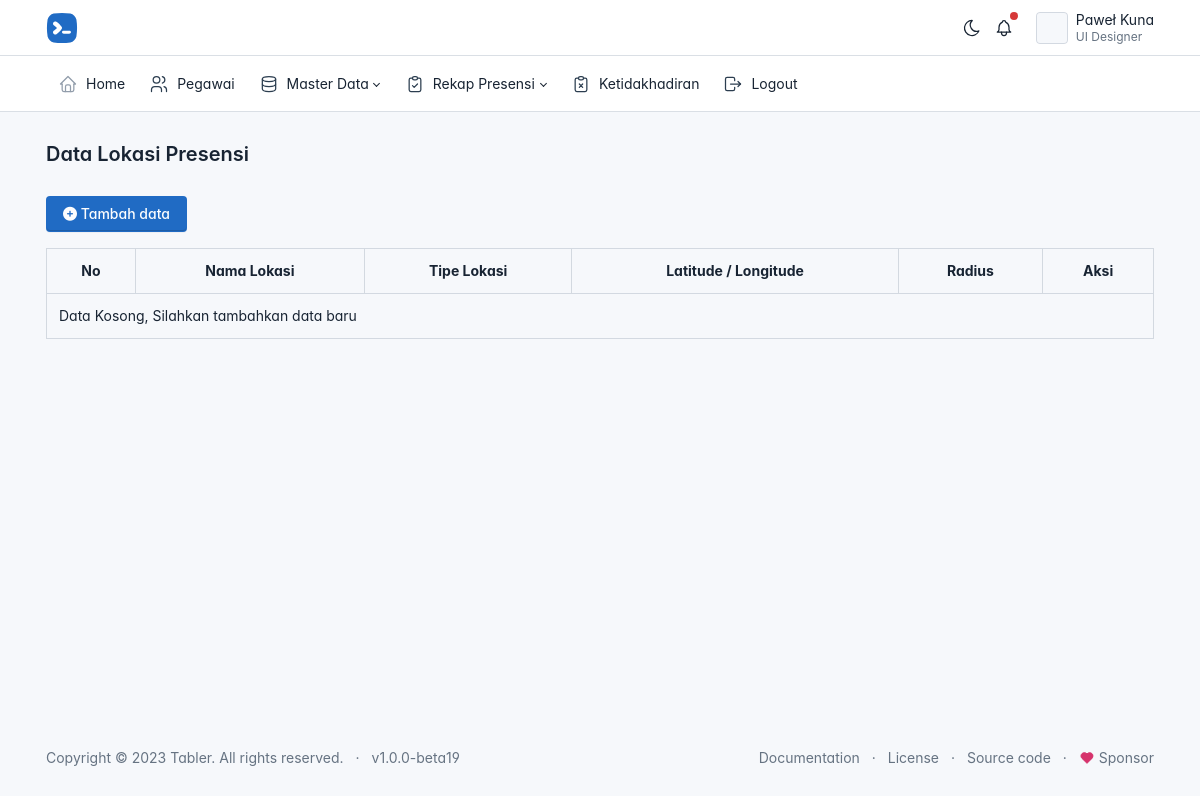
/admin/data_lokasi_presensi/lokasi_presensi.php (signed in), run on an earlier commit of the app's database.
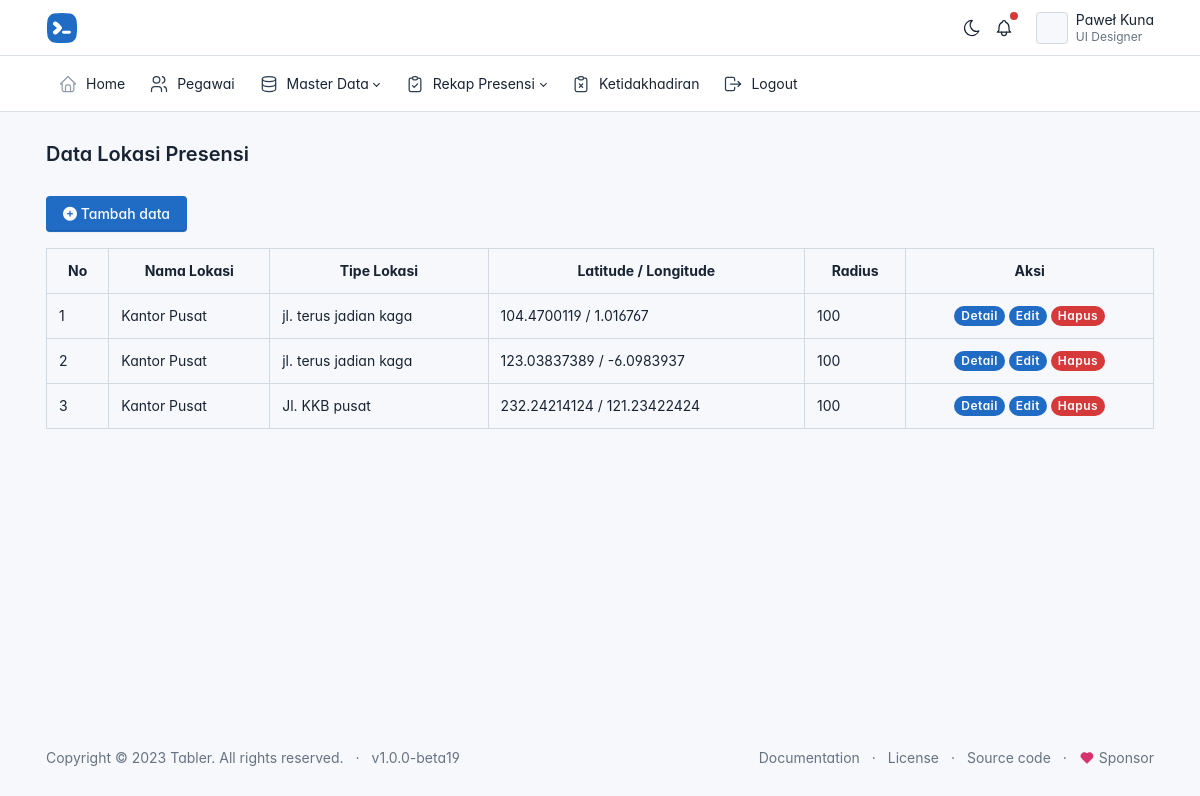
And on a later commit of the database.
### tables this page shows
CREATE TABLE `lokasi_presensi` (
  `id` int(11) NOT NULL,
  `nama_lokasi` varchar(255) NOT NULL,
  `alamat_lokasi` varchar(255) NOT NULL,
  `tipe_lokasi` varchar(255) NOT NULL,
  `latitude` varchar(50) NOT NULL,
  `longitude` varchar(50) NOT NULL,
  `radius` int(11) NOT NULL,
  `zona_waktu` varchar(4) NOT NULL,
  `jam_masuk` time NOT NULL,
  `jam_pulang` time NOT NULL
);

### config.php (called while the page is built, shortened)
<?php
function base_url($url = null)
{
    $base_url = 'http://localhost/presensi';
    if ($url != null) {
        return $base_url . "/".$url;
    }
    return $base_url;
}

### admin/data_lokasi_presensi/lokasi_presensi.php (the view, shortened to what this page needs)
<?php
$judul_halaman = "Data Lokasi Presensi";
include('../../admin/layout/header.php');
require_once('../../config.php');
$result = mysqli_query($connection, "SELECT * FROM lokasi_presensi ORDER BY id DESC") or die(mysqli_error($connection));
?>
<div class="page-body">
    <div class="container-xl">
        <a href="<?= base_url('admin/data_lokasi_presensi/tambah.php') ?>" class="btn btn-primary">
            <span class="text">
                <i class="fa-solid fa-circle-plus"></i>
                Tambah data
            </span>
        </a>
        <table class="table table-bordered mt-3">
            <tr class="text-center">
                <th>No</th>
                <th>Nama Lokasi</th>
                <th>Tipe Lokasi</th>
                <th>Latitude / Longitude</th>
                <th>Radius</th>
                <th>Aksi</th>
            </tr>
            <?php if (mysqli_num_rows($result) === 0) { ?>
                <tr>
                    <td colspan="6">Data Kosong, Silahkan tambahkan data baru</td>
                </tr>
            <?php } else { ?>
                <?php $no = 1;
                while ($lokasi = mysqli_fetch_array($result)) : ?>
                    <tr >
                        <td><?= $no++ ?></td>
                        <td><?= $lokasi['nama_lokasi'] ?></td>
                        <td><?= $lokasi['alamat_lokasi']  ?></td>
                        <td><?= $lokasi['longitude'] . ' / ' . $lokasi['latitude'] ?></td>
                        <td><?= $lokasi['radius'] ?></td>
                        <td class="text-center">
                            <a href="<?= base_url('admin/data_lokasi_presensi/detail.php?id=' . $lokasi['id']) ?>" class="badge badge-pill bg-primary">Detail</a>
                            <a href="<?= base_url('admin/data_lokasi_presensi/edit.php?id=' . $lokasi['id']) ?>" class="badge badge-pill bg-primary">Edit</a>
                            <a href="<?= base_url('admin/data_lokasi_presensi/hapus.php?id=' . $lokasi['id']) ?>" class="badge badge-pill bg-danger tombol-hapus">Hapus</a>
                        </td>
                    </tr>
                <?php endwhile; ?>
            <?php } ?>
        </table>
    </div>
</div>
<?php include('../layout/footer.php'); ?>

### admin/layout/header.php (shortened to what this page needs)
<?php
global $judul_halaman;
require_once('../../config.php')
?>
<!doctype html>
<html lang="en">
<head>
    <link href=" <?= base_url('assets/css/tabler.min.css?1684106062')?> " rel="stylesheet" />
    <link href=" <?= base_url('assets/css/tabler-vendors.min.css?1684106062')?>" rel="stylesheet" />
    <link href=" <?= base_url('assets/css/demo.min.css?1684106062')?>" rel="stylesheet" />
    <link rel="stylesheet" href="https://cdnjs.cloudflare.com/ajax/libs/font-awesome/6.5.2/css/all.min.css" />
</head>
<body>
    <div class="page">
        <header class="navbar navbar-expand-md d-print-none">
            <div class="container-xl">
                <h1 class="navbar-brand navbar-brand-autodark d-none-navbar-horizontal pe-0 pe-md-3">
                    <a href=".">
                        <img src="<?= base_url('assets/img/logo-small.svg') ?>" width="110" height="32" alt="Tabler" class="navbar-brand-image">
                    </a>
                </h1>
                <div class="navbar-nav flex-row order-md-last">
                    <div class="d-none d-md-flex">
                        <a href="?theme=dark" class="nav-link px-0 hide-theme-dark" title="Enable dark mode" data-bs-toggle="tooltip" data-bs-placement="bottom">
                        </a>
                        <div class="nav-item dropdown d-none d-md-flex me-3">
                            <a href="#" class="nav-link px-0" data-bs-toggle="dropdown" tabindex="-1" aria-label="Show notifications">
                                <span class="badge bg-red"></span>
                            </a>
                        </div>
                    </div>
                    <div class="nav-item dropdown">
                        <a href="#" class="nav-link d-flex lh-1 text-reset p-0" data-bs-toggle="dropdown" aria-label="Open user menu">
                            <span class="avatar avatar-sm" style="background-image: url(./static/avatars/000m.jpg)"></span>
                            <div class="d-none d-xl-block ps-2">
                                <div>Paweł Kuna</div>
                                <div class="mt-1 small text-muted">UI Designer</div>
                            </div>
                        </a>
                    </div>
                </div>
            </div>
        </header>
        <header class="navbar-expand-md">
            <div class="collapse navbar-collapse" id="navbar-menu">
                <div class="navbar">
                    <div class="container-xl">
                        <ul class="navbar-nav">
                            <li class="nav-item">
                                <a class="nav-link" href="<?= base_url('admin/home/home.php') ?>">
                                    <span class="nav-link-icon d-md-none d-lg-inline-block">
                                    </span>
                                    <span class="nav-link-title">
                                        Home
                                    </span>
                                </a>
                            </li>
                            <li class="nav-item">
                                <a class="nav-link" href="<?= base_url('admin/data_pegawai/pegawai.php') ?>">
                                    <span class="nav-link-icon d-md-none d-lg-inline-block">
                                    </span>
                                    <span class="nav-link-title">
                                        Pegawai
                                    </span>
                                </a>
                            </li>
                            <li class="nav-item dropdown">
                                <a class="nav-link dropdown-toggle" href="#navbar-base" data-bs-toggle="dropdown" data-bs-auto-close="outside" role="button" aria-expanded="false">
                                    <span class="nav-link-icon d-md-none d-lg-inline-block">
                                    </span>
                                    <span class="nav-link-title">
                                        Master Data
                                    </span>
                                </a>
                            </li>
                            <li class="nav-item dropdown">
                                <a class="nav-link dropdown-toggle" href="#navbar-base" data-bs-toggle="dropdown" data-bs-auto-close="outside" role="button" aria-expanded="false">
                                    <span class="nav-link-icon d-md-none d-lg-inline-block">
                                    </span>
                                    <span class="nav-link-title">
                                        Rekap Presensi
                                    </span>
                                </a>
                            </li>
                            <li class="nav-item">
                                <a class="nav-link" href="<?= base_url('admin/data_ketidakhadiran/ketidakhadiran.php') ?>">
                                    <span class="nav-link-icon d-md-none d-lg-inline-block">
                                    </span>
                                    <span class="nav-link-title">
                                        Ketidakhadiran
                                    </span>
                                </a>
                            </li>
                            <li class="nav-item">
                                <a class="nav-link" href="<?= base_url('auth/logout.php') ?>">
                                    <span class="nav-link-icon d-md-none d-lg-inline-block">
                                    </span>
                                    <span class="nav-link-title">
                                        Logout
                                    </span>
                                </a>
                            </li>
                        </ul>
                    </div>
                </div>
            </div>
        </header>
        <div class="page-wrapper">
            <div class="page-header d-print-none">
                <div class="container-xl">
                    <div class="row g-2 align-items-center">
                        <div class="col">
                            <h2 class="page-title">
                                <?= $judul_halaman ?>
                            </h2>
                        </div>
                    </div>
                </div>
            </div>

### admin/layout/footer.php (shortened to what this page needs)
<footer class="footer footer-transparent d-print-none">
    <div class="container-xl">
        <div class="row text-center align-items-center flex-row-reverse">
            <div class="col-lg-auto ms-lg-auto">
                <ul class="list-inline list-inline-dots mb-0">
                    <li class="list-inline-item"><a href="https://tabler.io/docs" target="_blank" class="link-secondary" rel="noopener">Documentation</a></li>
                    <li class="list-inline-item"><a href="./license.html" class="link-secondary">License</a></li>
                    <li class="list-inline-item"><a href="https://github.com/tabler/tabler" target="_blank" class="link-secondary" rel="noopener">Source code</a></li>
                    <li class="list-inline-item">
                        <a href="https://github.com/sponsors/codecalm" target="_blank" class="link-secondary" rel="noopener">
                            Sponsor
                        </a>
                    </li>
                </ul>
            </div>
            <div class="col-12 col-lg-auto mt-3 mt-lg-0">
                <ul class="list-inline list-inline-dots mb-0">
                    <li class="list-inline-item">
                        Copyright &copy; 2023
                        <a href="." class="link-secondary">Tabler</a>.
                        All rights reserved.
                    </li>
                    <li class="list-inline-item">
                        <a href="./changelog.html" class="link-secondary" rel="noopener">
                            v1.0.0-beta19
                        </a>
                    </li>
                </ul>
            </div>
        </div>
    </div>
</footer>
</div>
</div>
</body>
</html>

### admin/layout/header.php (style rules this page uses)
:root { --tblr-font-sans-serif: 'Inter Var', -apple-system, BlinkMacSystemFont, San Francisco, Segoe UI, Roboto, Helvetica Neue, sans-serif; }
body { font-feature-settings: "cv03", "cv04", "cv11"; }

What changed in the data, as far as the page shows it:
added lokasi_presensi: nama_lokasi "Kantor Pusat", alamat_lokasi "jl. terus jadian kaga", longitude "104.4700119", latitude "1.016767", radius "100"
added lokasi_presensi: nama_lokasi "Kantor Pusat", alamat_lokasi "jl. terus jadian kaga", longitude "123.03837389", latitude "-6.0983937", radius "100"
added lokasi_presensi: nama_lokasi "Kantor Pusat", alamat_lokasi "Jl. KKB pusat", longitude "232.24214124", latitude "121.23422424", radius "100"
Also different on the page:
text no longer shown: "Data Kosong, Silahkan tambahkan data baru"
